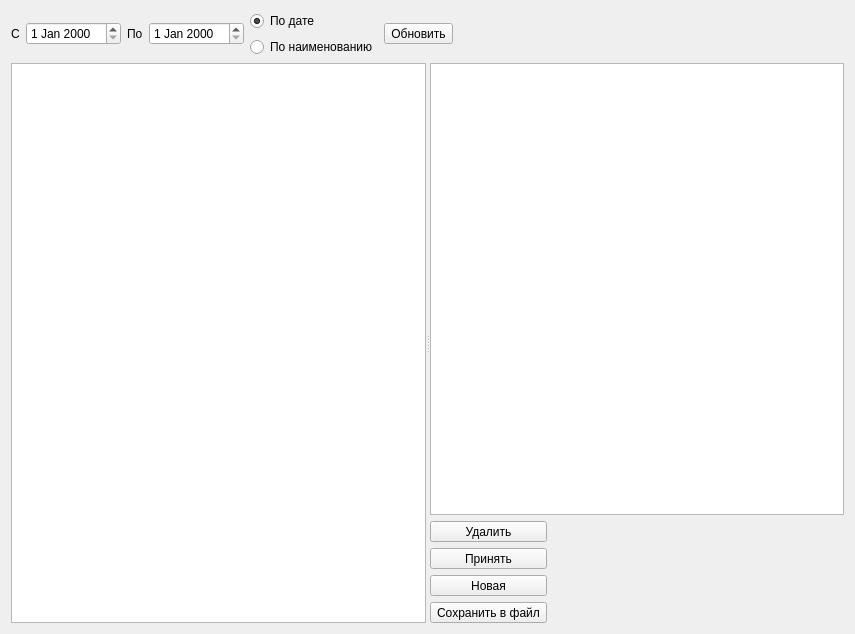
<?xml version="1.0" encoding="UTF-8"?>
<ui version="4.0">
 <class>FormDoz</class>
 <widget class="QWidget" name="FormDoz">
  <property name="geometry">
   <rect>
    <x>0</x>
    <y>0</y>
    <width>855</width>
    <height>634</height>
   </rect>
  </property>
  <property name="windowTitle">
   <string>Form</string>
  </property>
  <layout class="QVBoxLayout" name="verticalLayout_4">
   <item>
    <layout class="QHBoxLayout" name="horizontalLayout_2">
     <item>
      <widget class="QLabel" name="label">
       <property name="text">
        <string>С</string>
       </property>
      </widget>
     </item>
     <item>
      <widget class="DbDateEdit" name="dateEditBeg"/>
     </item>
     <item>
      <widget class="QLabel" name="label_2">
       <property name="text">
        <string>По</string>
       </property>
      </widget>
     </item>
     <item>
      <widget class="DbDateEdit" name="dateEditEnd"/>
     </item>
     <item>
      <layout class="QVBoxLayout" name="verticalLayout_3">
       <item>
        <widget class="QRadioButton" name="radioButtonDate">
         <property name="text">
          <string>По дате</string>
         </property>
         <property name="checked">
          <bool>true</bool>
         </property>
        </widget>
       </item>
       <item>
        <widget class="QRadioButton" name="radioButtonNam">
         <property name="text">
          <string>По наименованию</string>
         </property>
        </widget>
       </item>
      </layout>
     </item>
     <item>
      <widget class="QToolButton" name="toolButtonUpd">
       <property name="text">
        <string>Обновить</string>
       </property>
       <property name="toolButtonStyle">
        <enum>Qt::ToolButtonTextBesideIcon</enum>
       </property>
      </widget>
     </item>
     <item>
      <spacer name="horizontalSpacer_2">
       <property name="orientation">
        <enum>Qt::Horizontal</enum>
       </property>
       <property name="sizeHint" stdset="0">
        <size>
         <width>40</width>
         <height>20</height>
        </size>
       </property>
      </spacer>
     </item>
    </layout>
   </item>
   <item>
    <widget class="QSplitter" name="splitter">
     <property name="sizePolicy">
      <sizepolicy hsizetype="Expanding" vsizetype="Expanding">
       <horstretch>0</horstretch>
       <verstretch>0</verstretch>
      </sizepolicy>
     </property>
     <property name="orientation">
      <enum>Qt::Horizontal</enum>
     </property>
     <widget class="DbViewer" name="tableViewDoz">
      <property name="selectionMode">
       <enum>QAbstractItemView::SingleSelection</enum>
      </property>
      <property name="selectionBehavior">
       <enum>QAbstractItemView::SelectRows</enum>
      </property>
     </widget>
     <widget class="QWidget" name="">
      <layout class="QVBoxLayout" name="verticalLayout_2">
       <item>
        <widget class="DbViewer" name="tableViewDozData"/>
       </item>
       <item>
        <layout class="QHBoxLayout" name="horizontalLayout">
         <item>
          <layout class="QVBoxLayout" name="verticalLayout">
           <item>
            <widget class="QToolButton" name="toolButtonDelete">
             <property name="sizePolicy">
              <sizepolicy hsizetype="Preferred" vsizetype="Fixed">
               <horstretch>0</horstretch>
               <verstretch>0</verstretch>
              </sizepolicy>
             </property>
             <property name="text">
              <string>Удалить</string>
             </property>
             <property name="toolButtonStyle">
              <enum>Qt::ToolButtonTextBesideIcon</enum>
             </property>
            </widget>
           </item>
           <item>
            <widget class="QToolButton" name="toolButtonConfirm">
             <property name="sizePolicy">
              <sizepolicy hsizetype="Preferred" vsizetype="Fixed">
               <horstretch>0</horstretch>
               <verstretch>0</verstretch>
              </sizepolicy>
             </property>
             <property name="text">
              <string>Принять</string>
             </property>
             <property name="toolButtonStyle">
              <enum>Qt::ToolButtonTextBesideIcon</enum>
             </property>
            </widget>
           </item>
           <item>
            <widget class="QToolButton" name="toolButtonNew">
             <property name="sizePolicy">
              <sizepolicy hsizetype="Preferred" vsizetype="Fixed">
               <horstretch>0</horstretch>
               <verstretch>0</verstretch>
              </sizepolicy>
             </property>
             <property name="text">
              <string>Новая</string>
             </property>
             <property name="toolButtonStyle">
              <enum>Qt::ToolButtonTextBesideIcon</enum>
             </property>
            </widget>
           </item>
           <item>
            <widget class="QToolButton" name="toolButtonSave">
             <property name="sizePolicy">
              <sizepolicy hsizetype="Preferred" vsizetype="Fixed">
               <horstretch>0</horstretch>
               <verstretch>0</verstretch>
              </sizepolicy>
             </property>
             <property name="text">
              <string>Сохранить в файл</string>
             </property>
             <property name="toolButtonStyle">
              <enum>Qt::ToolButtonTextBesideIcon</enum>
             </property>
             <property name="autoRaise">
              <bool>false</bool>
             </property>
             <property name="arrowType">
              <enum>Qt::NoArrow</enum>
             </property>
            </widget>
           </item>
          </layout>
         </item>
         <item>
          <spacer name="horizontalSpacer">
           <property name="orientation">
            <enum>Qt::Horizontal</enum>
           </property>
           <property name="sizeHint" stdset="0">
            <size>
             <width>40</width>
             <height>20</height>
            </size>
           </property>
          </spacer>
         </item>
        </layout>
       </item>
      </layout>
     </widget>
    </widget>
   </item>
  </layout>
 </widget>
 <customwidgets>
  <customwidget>
   <class>DbViewer</class>
   <extends>QTableView</extends>
   <header>db/dbviewer.h</header>
  </customwidget>
  <customwidget>
   <class>DbDateEdit</class>
   <extends>QDateEdit</extends>
   <header>db/dbdateedit.h</header>
  </customwidget>
 </customwidgets>
 <resources/>
 <connections/>
</ui>
